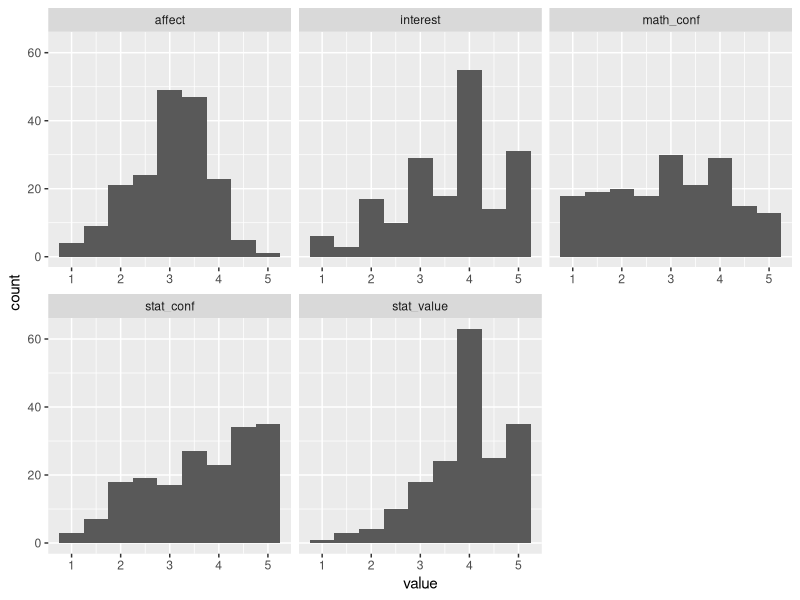
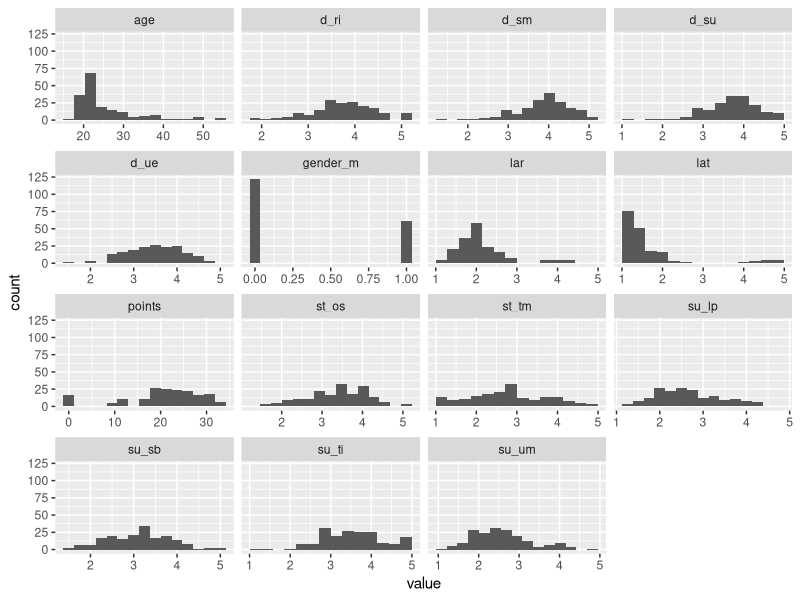
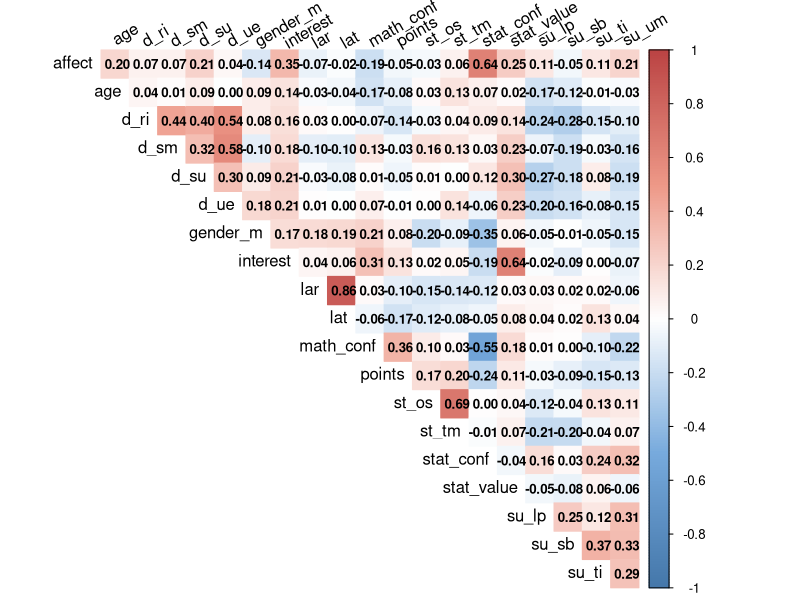
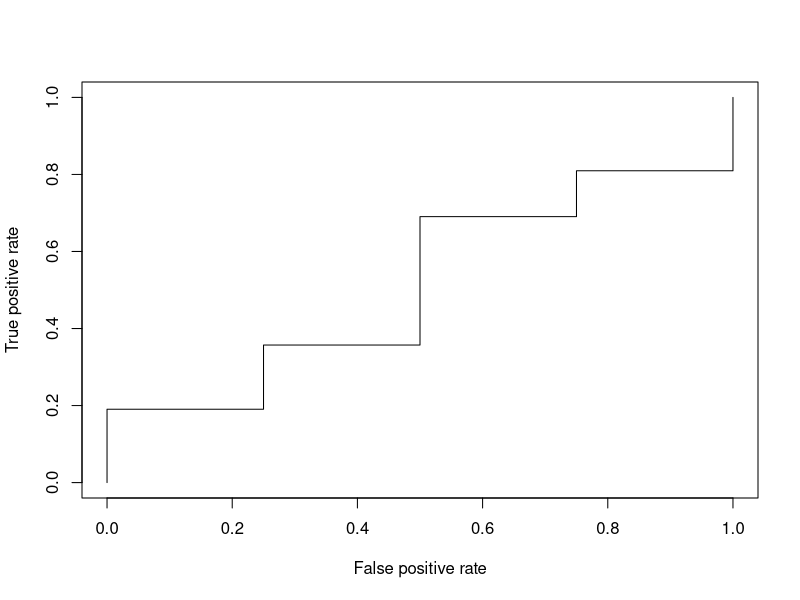
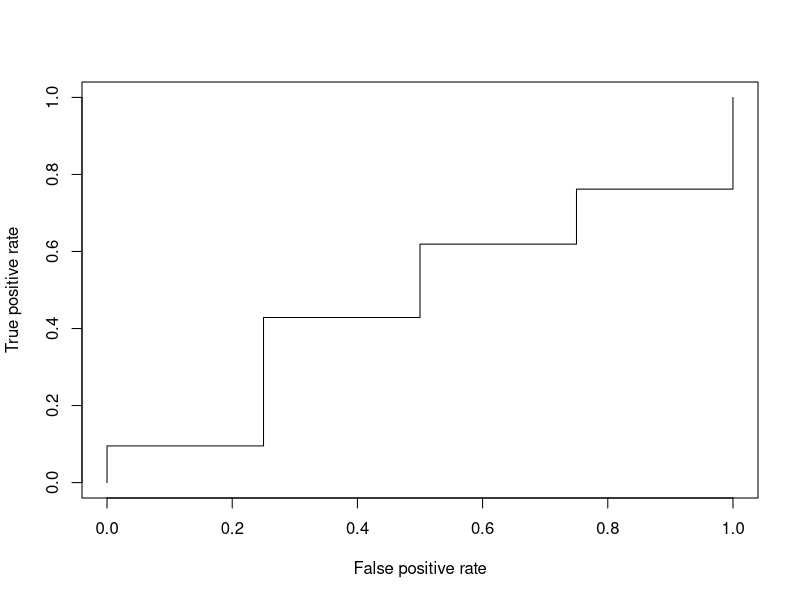

Here is the R script that generated these plots, in order:
## ---- chunk 1
# Initialize required libraries
library(dplyr)
library(ggplot2)
library(tidyr)
library(corrplot)
library(ROCR)

# Read learning2014.csv
learning2014 <- read.csv("learning2014.csv",row.names = 1)

## ---- chunk 2

# Check how many did not take the exam. Answer is 17.
sum(learning2014$points == 0)

## Make two histograms to have a different amount of bins. This will reduce ugliness.
# Index variables with originally 2 questions classes.
index2 <- c(1, 8, 11, 15, 16)

# Make histogram of the variables with originally 2 classes.
learning2014[index2] %>% 
  gather(key=var_name, value = value) %>% 
  ggplot(aes(x=value)) +
  geom_histogram(bins = 9) +
  facet_wrap(~var_name, scales = "free_x")

# Make histograms of the rest.
learning2014[-index2] %>% 
  gather(key=var_name, value = value) %>% 
  ggplot(aes(x=value)) +
  geom_histogram(bins = 15) +
  facet_wrap(~var_name, scales = "free_x")
## ---- chunk 3

# Make a correlation plot
cor_matrix<-cor(learning2014) 

# Create color ramp from dull dark blue to white to dull red.
colorVector <- c("#4477AA", "#77AADD", "#FFFFFF", "#EE9988", "#BB4444")

# Visualize correlation matrix
corrplot(cor_matrix, method = "color", col = colorRampPalette(colorVector)(200),
         type = "upper", order = "alphabet", number.cex = .8,
         addCoef.col = "black", # Add coefficient of correlation
         tl.col = "black", tl.srt = 30, # Text label color and rotation
         # hide correlation coefficient on the principal diagonal
         diag = FALSE)


## ---- chunk 4

# Split the learning2014 to exam takers and non-takers.
examY <- filter(learning2014, points > 0)
examN <- filter(learning2014, points == 0)

# Lets hope that the observations are not sorted in some way. Use the first 75 % as the training set and the latter 25 % as the testing set.
yTrainN <- round(nrow(examY)*0.75)
nTrainN <- round(nrow(examN)*0.75)

trainSet <- rbind(examY[1:yTrainN ,], examN[1:nTrainN ,])
testSet  <- rbind(examY[-(1:yTrainN) ,], examN[-(1:nTrainN) ,])


## Select variables for the hand picked variables for the hopefully better performing model.
# First list the columns
colnames(learning2014)

# Hand pick promising variables, keep alphabetical order.
subVariables <- c("affect", "interest", "math_conf", "st_os", "st_tm", "stat_conf", "stat_value", "su_lp") %>% sort()

# Change points to be boolean of taking exam
trainSet$takeExam <- trainSet$points > 0
testSet$takeExam <- testSet$points > 0

# Remove the points variable from trainSet, so that the full model is not able to use it as a variable.
trainSet <- dplyr::select(trainSet, -points)

# Split a subset of variables for the hand picked model.
handSet  <- trainSet[c(subVariables, 'takeExam')]


## I'll use a linear model. Logistic regression model (glm).
fullModel <- glm(takeExam ~ ., data = trainSet, family = binomial(link = "logit"))
handModel <- glm(takeExam ~ ., data = handSet,  family = binomial(link = "logit"))



# Predict the probability of taking exam
probabilitiesFull <- predict(fullModel, type = "response")
probabilitiesHand <- predict(handModel, type = "response")

# Add the predicted probabilities to the dataframes
trainSet <- mutate(trainSet, probability = probabilitiesFull)
handSet  <- mutate(handSet,  probability = probabilitiesHand)

# Use the probabilities to make a prediction of taking exam
trainSet <- mutate(trainSet, prediction = probability > 0.5)
handSet  <- mutate(handSet,  prediction = probability > 0.5)

# tabulate the target variable versus the predictions
table(takeExam = trainSet$takeExam, prediction = trainSet$prediction)
table(takeExam = handSet$takeExam,  prediction = handSet$prediction)

## ---- chunk 5

fullProbabilitySorted <- sort(trainSet$probability)
thresholdFull <- mean(fullProbabilitySorted[c(13,14)])

handProbabilitySorted <- sort(handSet$probability)
thresholdHand <- mean(handProbabilitySorted[c(13,14)])

print(paste('Full model threshold:', thresholdFull, '. Hand picked model threshold:', thresholdHand))

## ---- chunk 6
trainSet <- mutate(trainSet, prediction = probability > thresholdFull)
handSet  <- mutate(handSet,  prediction = probability > thresholdHand)

# tabulate the target variable versus the predictions
table(takeExam = trainSet$takeExam, prediction = trainSet$prediction)
table(takeExam = handSet$takeExam,  prediction = handSet$prediction)

## ---- chunk 7
# Fit the model and compute accuracy.
fitFull <- predict(fullModel, newdata = testSet)
fitFull <- ifelse(fitFull > thresholdFull, 1, 0)
classificationErrorFull <- mean(fitFull != testSet$takeExam)
print(paste('Accuracy of the full model', 1 - classificationErrorFull))

fitHand <- predict(handModel, newdata = testSet)
fitHand <- ifelse(fitHand > thresholdHand, 1, 0)
classificationErrorFull <- mean(fitHand != testSet$takeExam)
print(paste('Accuracy of the hand picked model', 1 - classificationErrorFull))

## ---- chunk 8
## Validation of the model with ROC and AUC.
# ROC full model
p <- predict(fullModel, newdata=testSet, type="response")
pr <- prediction(p, testSet$takeExam)
# TPR = sensitivity (true positive rate), FPR=specificity (false positive rate)
prf <- performance(pr, measure = "tpr", x.measure = "fpr")
plot(prf)

## ---- chunk 9
# AUC full model
auc <- performance(pr, measure = "auc")
auc <- auc@y.values[[1]]
print(paste('AUC of the full model', auc))

# ROC hand picked model
pH <- predict(handModel, newdata=testSet, type="response")
prH <- prediction(pH, testSet$takeExam)
# TPR = sensitivity (true positive rate), FPR=specificity (false positive rate)
prfH <- performance(prH, measure = "tpr", x.measure = "fpr")
plot(prfH)

# A bit different from the full model. Still poor performance.

aucH <- performance(prH, measure = "auc")
aucH <- aucH@y.values[[1]]
print(paste('AUC of the hand picked model', aucH))


## ---- chunk 10
summary(fullModel)

summary(handModel)

## ---- chunk 11

anova(fullModel, test = "Chisq")
anova(handModel, test = "Chisq")
